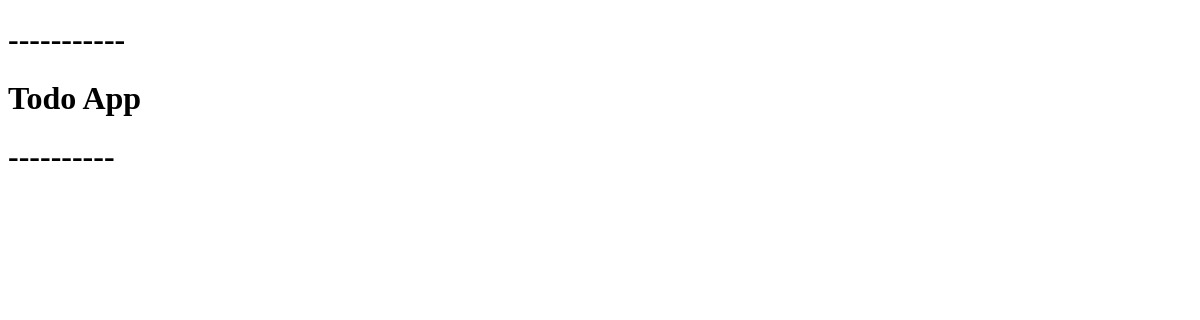
Page /myapp/home/ on the earlier database version.
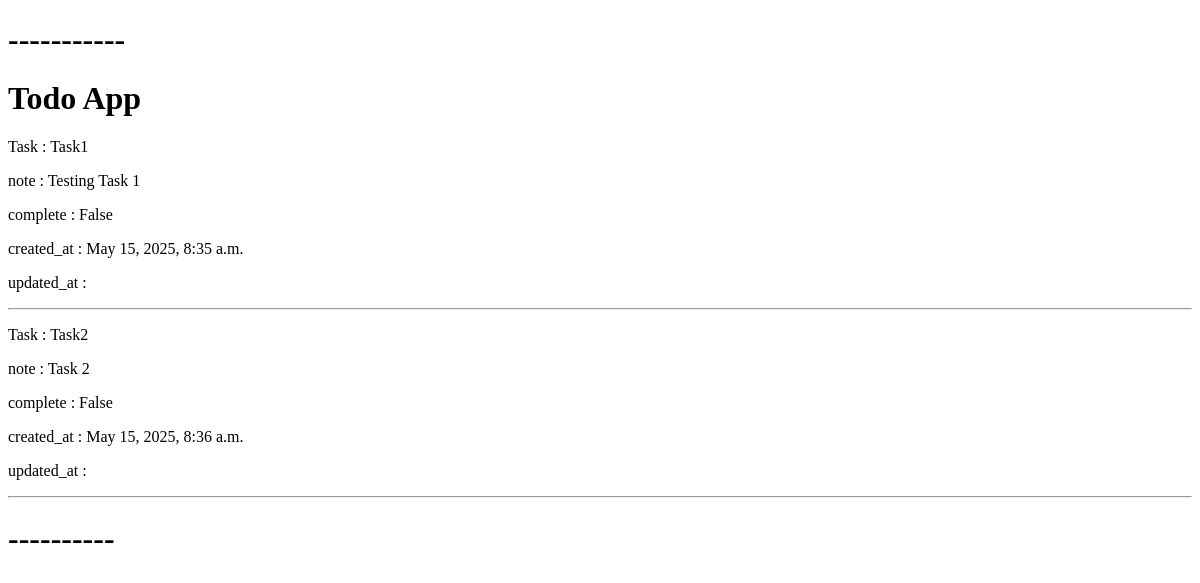
Same page on the later database version.
### myapp/models.py (models this page shows)
class TodoappModel(models.Model):
    task = models.CharField(max_length=200)
    note = models.TextField()
    complete = models.BooleanField(default=False)
    created_at = models.DateTimeField(auto_now_add=True)
    update_at = models.DateTimeField(auto_now_add=True)

### myapp/views.py (the view)
# urls.py: path('home/', views.indexview , name = 'home'),
def indexview(request):
    task = TodoappModel.objects.all()
    contex = {
        'task':task
    }
    return render(request,'index.html',contex)

### myapp/templates/index.html
{% extends 'base.html' %}
{% block body_block %}
<h1>Todo App</h1>
{% for i in task %}
<p>Task : {{ i.task }}</p>
<p>note : {{ i.note }}</p>
<p>complete : {{ i.complete }}</p>
<p>created_at : {{ i.created_at }}</p>
<p>updated_at : {{ i.updated_at }}</p>
<hr>
{% endfor %}
{% endblock %}

### templates/base.html (shortened to what this page needs)
<!DOCTYPE html>
<html lang="en">
<head>
</head>
<body>
    {% include 'header.html' %}
    {% block body_block %} {% endblock %}
    {% include 'footer.html' %}
</body>
</html>

### templates/header.html
<h1>-----------</h1>

### templates/footer.html
<h1>----------</h1>

Differences in the rows shown:
added TodoappModel: task "Task1", note "Testing Task 1", complete "False", created_at "May 15, 2025, 8:35 a.m."
added TodoappModel: task "Task2", note "Task 2", complete "False", created_at "May 15, 2025, 8:36 a.m."
